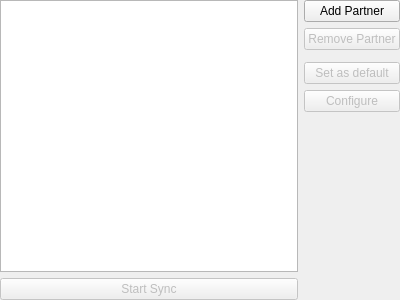
<?xml version="1.0" encoding="UTF-8"?>
<ui version="4.0">
 <class>ProfileListWidget</class>
 <widget class="QWidget" name="ProfileListWidget">
  <property name="geometry">
   <rect>
    <x>0</x>
    <y>0</y>
    <width>400</width>
    <height>300</height>
   </rect>
  </property>
  <property name="windowTitle">
   <string>Form</string>
  </property>
  <layout class="QGridLayout" name="gridLayout">
   <property name="margin">
    <number>0</number>
   </property>
   <item row="0" column="0" rowspan="6" colspan="4">
    <widget class="KListWidget" name="profileListWidget"/>
   </item>
   <item row="0" column="4">
    <widget class="KPushButton" name="addPartnerButton">
     <property name="text">
      <string>Add Partner</string>
     </property>
    </widget>
   </item>
   <item row="1" column="4">
    <widget class="KPushButton" name="removePartnerButton">
     <property name="enabled">
      <bool>false</bool>
     </property>
     <property name="text">
      <string>Remove Partner</string>
     </property>
    </widget>
   </item>
   <item row="3" column="4">
    <widget class="KPushButton" name="setAsDefaultButton">
     <property name="enabled">
      <bool>false</bool>
     </property>
     <property name="text">
      <string>Set as default</string>
     </property>
    </widget>
   </item>
   <item row="6" column="0" colspan="4">
    <widget class="KPushButton" name="startStopButton">
     <property name="enabled">
      <bool>false</bool>
     </property>
     <property name="text">
      <string>Start Sync</string>
     </property>
    </widget>
   </item>
   <item row="5" column="4">
    <spacer name="verticalSpacer">
     <property name="orientation">
      <enum>Qt::Vertical</enum>
     </property>
     <property name="sizeHint" stdset="0">
      <size>
       <width>20</width>
       <height>40</height>
      </size>
     </property>
    </spacer>
   </item>
   <item row="4" column="4">
    <widget class="KPushButton" name="configureButton">
     <property name="enabled">
      <bool>false</bool>
     </property>
     <property name="text">
      <string>Configure</string>
     </property>
    </widget>
   </item>
  </layout>
 </widget>
 <customwidgets>
  <customwidget>
   <class>KListWidget</class>
   <extends>QListWidget</extends>
   <header>klistwidget.h</header>
  </customwidget>
  <customwidget>
   <class>KPushButton</class>
   <extends>QPushButton</extends>
   <header>kpushbutton.h</header>
  </customwidget>
 </customwidgets>
 <resources/>
 <connections/>
</ui>
